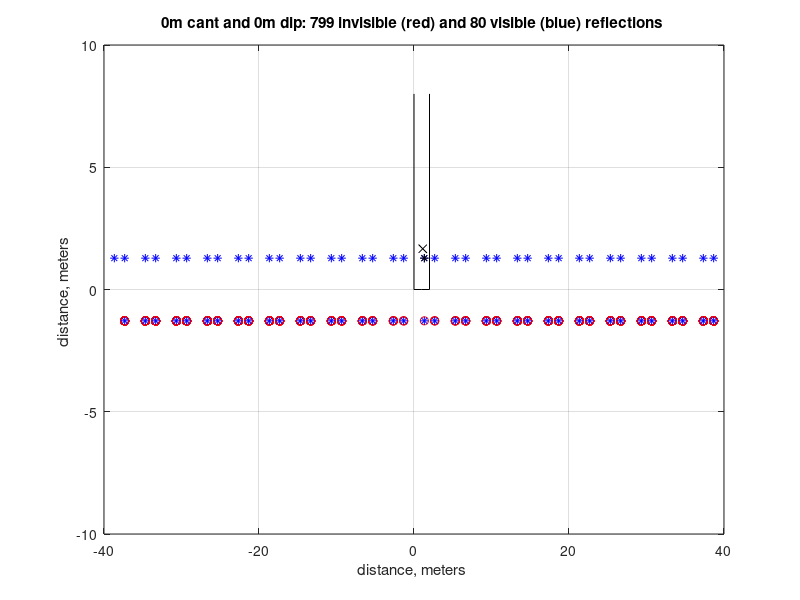

Reproduce this figure in MATLAB.
% ALLEYIRIMAGE - form alleyway impulse response using the image method.

% Created: 16-May-2014, JSA.
% Revised: 16-May-2014, JSA, v1.
% Version: v1.


%% initialization

% system
fs = 44100; % sampling rate, Hz
vp = 342.5;    % sound speed, meters per second (tuned to measured IR)

% alleyway geometry
cant = 0.0;    % alley wall cant, meters
dip = 0.0;    % alley floor cant, meters
vertices = [cant 0 1 2 2-cant; 8 0 -dip 0 8];  % alley vertices, meters
% vertices = [cant 0 1 2 2-cant; 8 0 -dip 0 8; 0 0 0 0 0];  % alley vertices, meters
nv = size(vertices,2);  % vertex count, vertices

gains = [1 1 1 1 0];    % surface reflectivities, fraction

% loudspeaker, microphone
% loudspeaker = [1.5936; 1.3462];  % source position, meters
% calling the left wall 0 on the x-axis, the ground 0 on the y-axis, and
% the source 0 on the z-axis, mic in front of it
loudspeaker = [1.3333; 1.2821]; % 0];
rho = 0.3;   % source radius, meters

% microphone = [1.5428; 0.7272]; % microphone position, meters
microphone = [1.1282; 1.6667; -1.6410];

% image method
order = 20; % maximum number of reflections computed per path, count
countmax = 2^20;    % maximum image count, images


%% generate images

% form sides, normals
sides = [vertices; [vertices(:,2:nv) vertices(:,1)]];

temp = sides(1:2,:) - sides(3:4,:);
normals = -[temp(2,:); -temp(1,:)] ./ (ones(2,1) * sqrt(sum(temp.^2)));
offsets = sum(vertices.*normals);

% form speaker images
temp = [1:nv];
indexk = temp(find(gains > 0));

images = [loudspeaker zeros(2,countmax-1)];
iside = zeros(1,countmax);
igain = [1 zeros(1,countmax)];
iparent = [1 zeros(1,countmax)];
visible = [1 zeros(1,countmax)];
count = 1;
s1 = 0;
for i = [1:order],
    % display progress
    if ~rem(i,5),
        fprintf('|');
    else
        fprintf('.');
    end;

    % loop through new images
	s0 = s1+1;
	s1 = count;
	for j = [s0:s1],
		image = images(:,j);

		% loop through polygon sides
		for k = indexk,
			normal = normals(:,k);
			rho = offsets(k);

			% form images
			d = rho - image'*normal;
			reflection = image + 2*d*normal;

			% validate image
			if (d >= 0),
				% valid image
				count = count + 1;
				images(:,count) = reflection;
				iparent(count) = j;
				iside(count) = k;
				igain(count) = gains(k) * igain(j);

				% check visibility
                visible(count) = 1;
				p = count;
				vmic = microphone(1:2);
				for n = [1:i],
					% find image, side
					vimage = images(:,p);
					vside = sides(:,iside(p));

					v1 = vside(1:2);
					v2 = vside(3:4);
                    pvp = eye(2) - (v2-v1)*(v2-v1)'/((v2-v1)'*(v2-v1));
                    c = vmic + (vimage-vmic)*(vimage-vmic)'*pvp*(v1-vmic)/((vimage-vmic)'*pvp*(vimage-vmic));

					% test visibility
					if ~((v1-v2)'*(v2-c) * (v1-v2)'*(v1-c) <= 0),
                    	visible(count) = 0;
					end;

					% reflect microphone
					normal = normals(:,iside(p));
					rho = offsets(iside(p));
					d = rho - vmic'*normal;
					vmic = vmic + 2*d*normal;

					% find reflection parent
					p = iparent(p);
				end;

			end;
		end;
	end;
end;
fprintf('\n');

% resize variables
igain = igain(1:count);
visible = visible(1:count);
images = images(:,1:count);

% form indices
indexi = find(~visible);
indexv = find(visible);

% plot results
figure(1);
set(gca, 'FontName', 'Arial');
set(gca, 'FontSize', 12);
% plot(vertices(1,[1:end 1]), vertices(2,[1:end 1]), '-k');
plot(vertices(1,:), vertices(2,:), '-k');
hold on;
plot(images(1,indexi), images(2,indexi), 'or', ...
    images(1,indexv), images(2,indexv), '*b'); grid;
plot(microphone(1), microphone(2), 'xk');
plot(loudspeaker(1), loudspeaker(2), '*k');
hold off;
title([num2str(cant,2),'m cant and ', num2str(dip,2),'m dip: ', int2str(sum(~visible)), ' invisible (red) and ', int2str(sum(visible)), ' visible (blue) reflections ']);
xlabel('distance, meters '); ylabel('distance, meters ');
axis([-40 40 -10 10]);




%% form impulse response

% compute, sort arrival distances
arrivals = [images(:,indexv) - microphone(1:2)*ones(1,length(indexv));  -microphone(3)*ones(1,length(indexv))];
distances = sqrt(sum(arrivals.^2))/vp * 1000; % print out in milliseconds
% images(:,indexv) % coordinates of visible images

[delays ndx] = sort(distances/vp);

% form arrival times, amplitudes
alpha = igain(ndx) ./ sqrt((1 + delays*vp/rho)/(1 + delays(1)*vp/rho));

